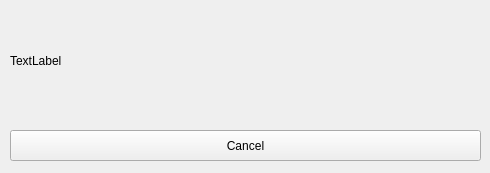
<?xml version="1.0" encoding="UTF-8"?>
<ui version="4.0">
 <class>CalibrationDialog</class>
 <widget class="QDialog" name="CalibrationDialog">
  <property name="enabled">
   <bool>true</bool>
  </property>
  <property name="geometry">
   <rect>
    <x>0</x>
    <y>0</y>
    <width>490</width>
    <height>173</height>
   </rect>
  </property>
  <property name="windowTitle">
   <string>Dialog</string>
  </property>
  <widget class="QPushButton" name="btnCancel">
   <property name="geometry">
    <rect>
     <x>10</x>
     <y>130</y>
     <width>471</width>
     <height>31</height>
    </rect>
   </property>
   <property name="focusPolicy">
    <enum>Qt::NoFocus</enum>
   </property>
   <property name="text">
    <string>Cancel</string>
   </property>
  </widget>
  <widget class="QLabel" name="lblInstuction">
   <property name="geometry">
    <rect>
     <x>10</x>
     <y>10</y>
     <width>471</width>
     <height>101</height>
    </rect>
   </property>
   <property name="text">
    <string>TextLabel</string>
   </property>
   <property name="wordWrap">
    <bool>true</bool>
   </property>
  </widget>
 </widget>
 <resources/>
 <connections/>
</ui>
